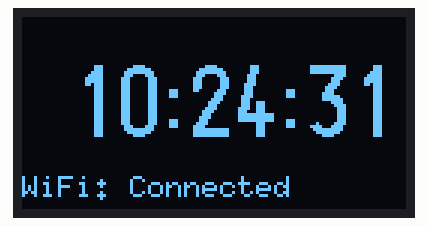
Simulated run of this sketch. Board: ESP32. Shown: 128×64 one-colour display. WiFi joins after 1.5 s; servers stay silent unless stated; network time is answered at once with the bench clock; the local clock reads 2024-03-15 10:24:30 at power-on unless the sketch sets it; what the sketch prints to the serial monitor is not drawn.

Above: at 1.7 s.
At 6.1 s:
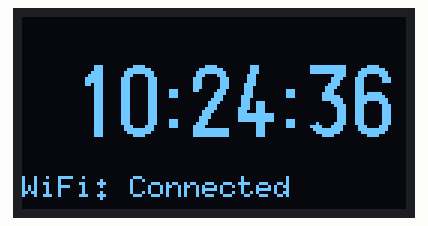
At 11.1 s:
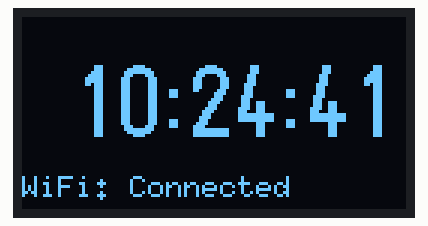
At 20.2 s:
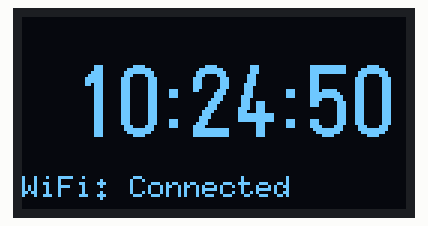
At 29.1 s:
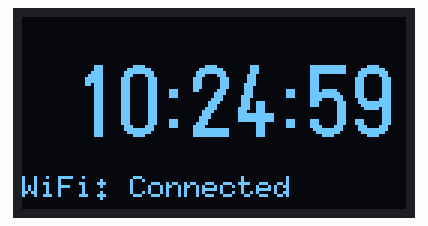
At 38.1 s:
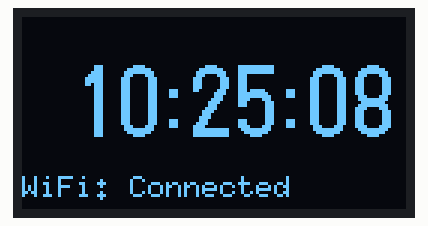

The sketch:

timer.ino
```cpp
#include <Arduino.h>
#include <U8g2lib.h>
#include <WiFi.h>
#include <NTPClient.h>
#include <WiFiUdp.h>

// ==================== 配置区域 ====================
// 1. 请修改为你的 Wi-Fi 名称和密码
const char* ssid     = "Lc振荡电路";
const char* password = "lc230804";

// 2. OLED 引脚定义（与你的接线一致）
#define OLED_SCL 4
#define OLED_SDA 5

// ==================== 初始化对象 ====================
// 初始化 OLED
U8G2_SSD1306_128X64_NONAME_F_HW_I2C u8g2(U8G2_R0, /* reset=*/ U8X8_PIN_NONE, /* clock=*/ OLED_SCL, /* data=*/ OLED_SDA);

// 初始化 NTP 客户端
WiFiUDP ntpUDP;
// 使用阿里云 NTP 服务器，更适合国内网络
NTPClient timeClient(ntpUDP, "ntp.aliyun.com", 8 * 3600, 60000); // 8*3600 表示东八区（北京时间）

void setup() {
  Serial.begin(115200);

  // 初始化 OLED
  u8g2.begin();
  u8g2.clearBuffer();
  u8g2.setFont(u8g2_font_6x10_tn);
  u8g2.drawStr(0, 20, "Connecting WiFi...");
  u8g2.sendBuffer();

  // 连接 Wi-Fi
  WiFi.begin(ssid, password);
  Serial.print("Connecting to WiFi");

  while (WiFi.status() != WL_CONNECTED) {
    delay(500);
    Serial.print(".");
  }

  Serial.println("\nWiFi Connected!");
  Serial.print("IP Address: ");
  Serial.println(WiFi.localIP());

  // 初始化 NTP 客户端
  timeClient.begin();

  // 首次同步时间（可能需要几秒钟）
  u8g2.clearBuffer();
  u8g2.drawStr(0, 20, "Syncing Time...");
  u8g2.sendBuffer();

  timeClient.update();
}

void loop() {
  // 更新 NTP 时间（内部有 60 秒的缓存，不会频繁请求服务器）
  timeClient.update();

  // 获取格式化后的时间字符串，格式为 HH:MM:SS
  String formattedTime = timeClient.getFormattedTime();

  // 开始绘制屏幕
  u8g2.clearBuffer();

  // 设置大字体显示时间
  u8g2.setFont(u8g2_font_logisoso24_tn);

  // 计算居中位置（屏幕宽 128）
  // logisoso24 字体下，"HH:MM:SS" 大约宽 96 像素
  int x = (128 - 96) / 2;
  u8g2.drawStr(x, 40, formattedTime.c_str());

  // 可选：在下方显示 Wi-Fi 状态或日期
  u8g2.setFont(u8g2_font_6x10_tn);
  u8g2.drawStr(0, 60, "WiFi: Connected");

  u8g2.sendBuffer();

  // 延时 100ms 刷新一次，避免闪烁
  delay(100);
}
```

Measured:
- what the display in image 0 shows lasts 0.5 s, from 1.6 s to 2.1 s
- what the display in image 1 shows lasts 1.0 s, from 6.0 s to 7.0 s
